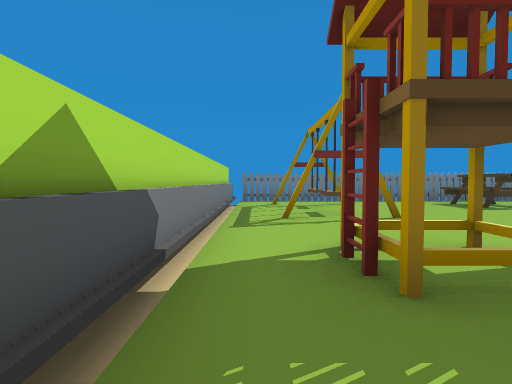
View 1 (above)

19 first-person views from a walk through a Unity game level. The camera is 1.2 m above the floor, tilts 2° down and sees 80° across. The floor is counted in squares, 2 m on a side. Each view is taken from the middle of a square. On the plan, view 1 faces up. The plan holds only what a view shows up to about 9 squares ahead; the rest is blank. The place goes on beyond the plan. The player is left out. Some animated figures are left out.

View 2
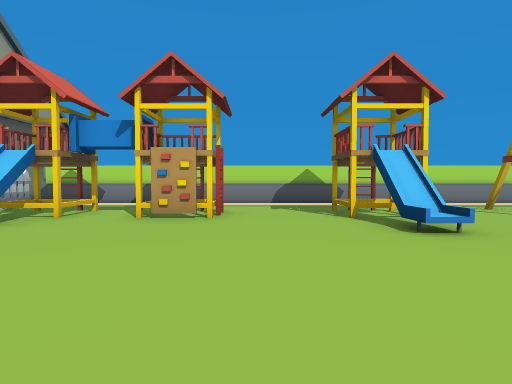

View 3
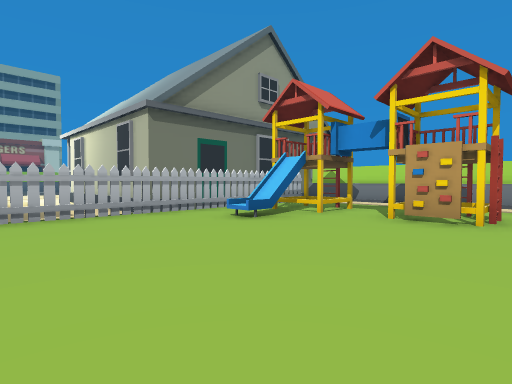

View 4
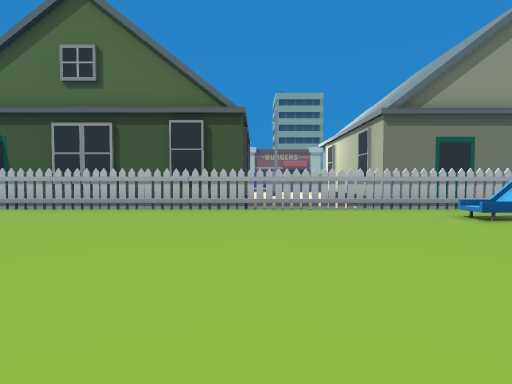

View 5
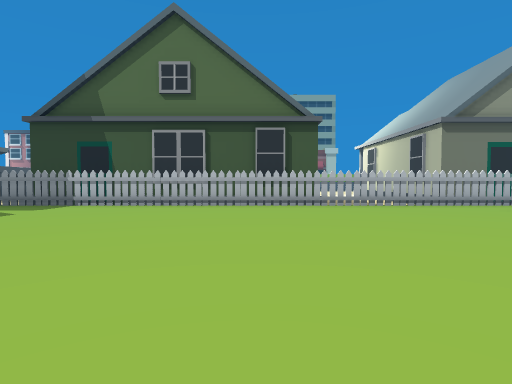

View 6
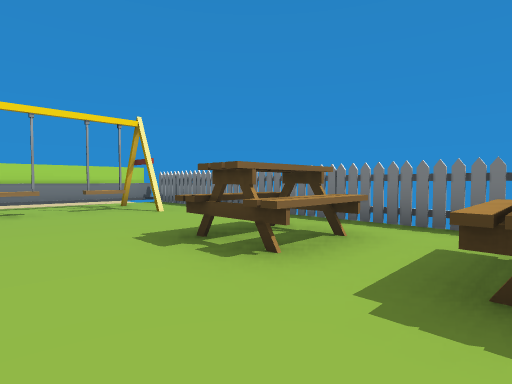

View 7
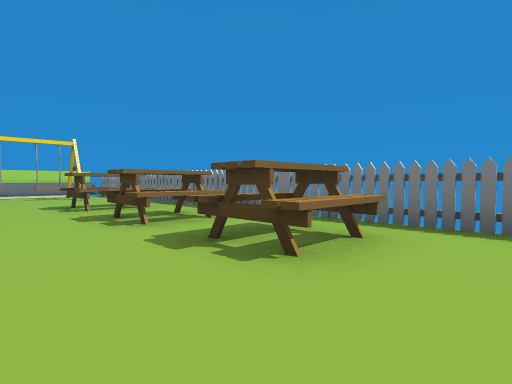

View 8
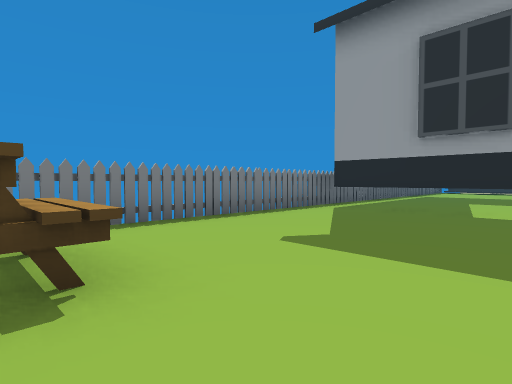

View 9
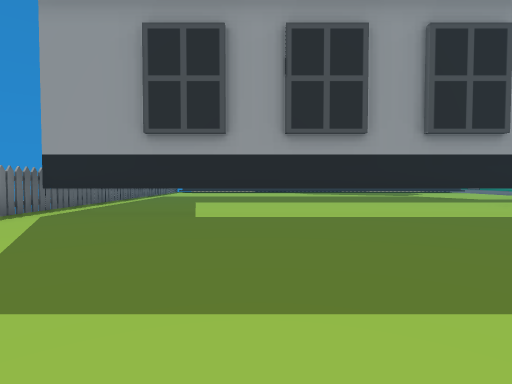

View 10
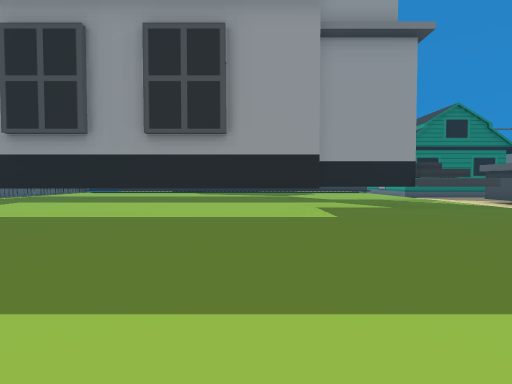

View 11
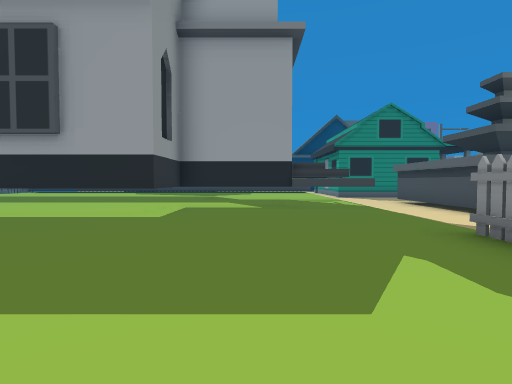

View 12
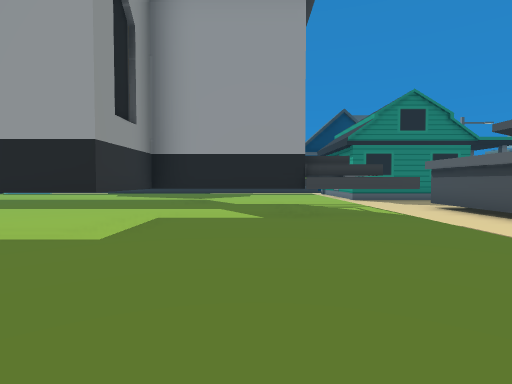

View 13
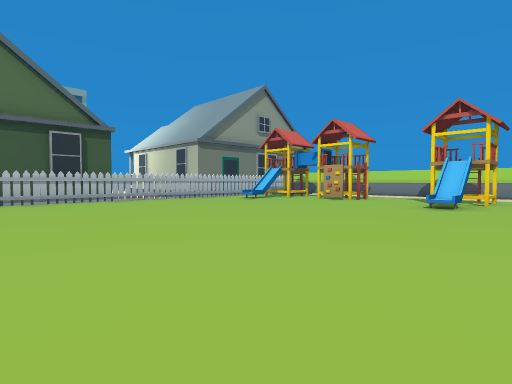

View 14
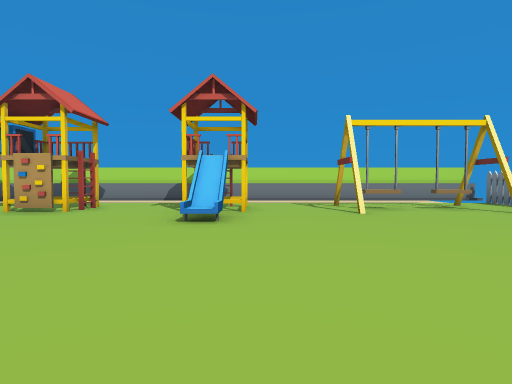

View 15
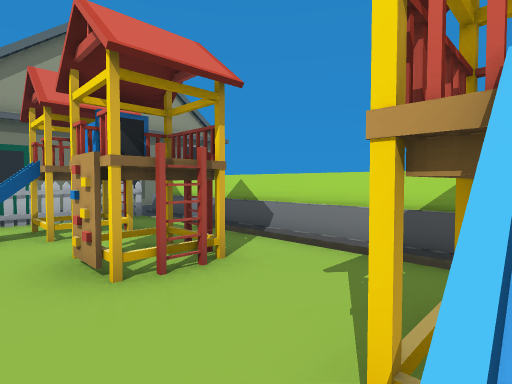

View 16
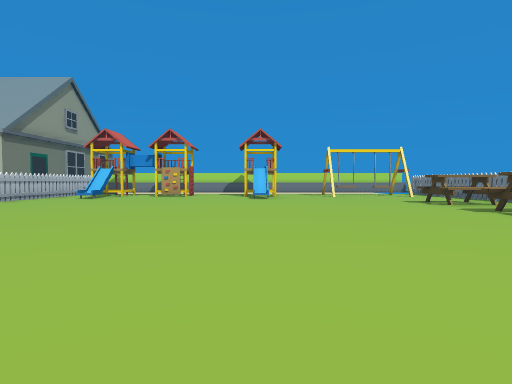

View 17
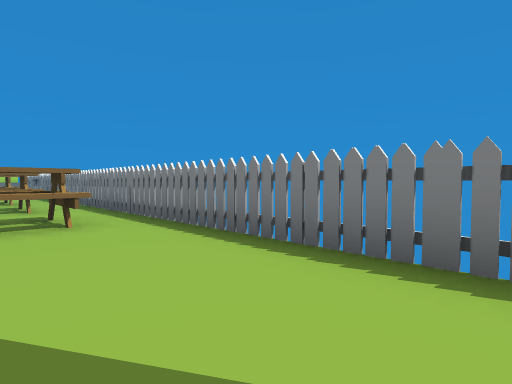

View 18
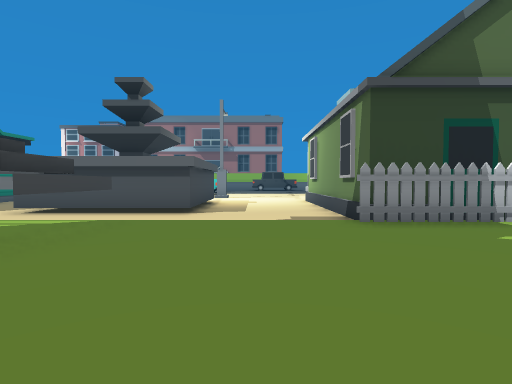

View 19
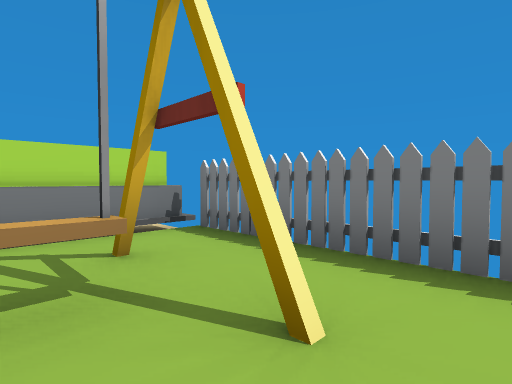

### Floor plan
Key: @ floor where view 1 was taken; # wall or solid block; . main floor; - floor 0.25 m lower than the main floor; / step, stairs or slope; O other object.
Columns run from 3 left of view 1 to 22 right of it. Each row starts with its distance up from view 1.
 10      ##  ###  ######
  9   #OOOOOOOOOOOOOOOOOOOOOO
  8   #.OO..OO.OO.O......#
  7 --#.O...OO.OO.O......#
  6 --#.O................#
  5   #.OO...............#
  4   #..................#
  3   #.##...............#
  2   #.##/..............#
  1   #..................#
  0   #@.................#
 -1   #.##...............###
 -2   #.##.................#
 -3   #.##.................#
 -4   #.##/................###
 -5   #.......OO.OOO..O....###
 -6    OOOOOOO  O###OOO-------
 -7  ##    #--        #-------
 -8        #--        #---OOOO
 -9        #          #---OOO
-10        #          #---OOO

Where each view was taken, in squares from view 1:
view 1: 0 up, 0 right, facing up
view 2: 0 up, 7 right, facing left
view 3: 0 up, 7 right, facing down-left
view 4: 1 up, 7 right, facing down
view 5: 2 up, 9 right, facing down
view 6: 5 up, 8 right, facing up-left
view 7: 5 up, 13 right, facing up-left
view 8: 5 up, 11 right, facing up-right
view 9: 5 up, 12 right, facing right
view 10: 0 up, 12 right, facing right
view 11: 3 down, 12 right, facing right
view 12: 3 down, 14 right, facing right
view 13: 4 up, 11 right, facing down-left
view 14: 3 up, 8 right, facing left
view 15: 2 up, 3 right, facing down-left
view 16: 2 up, 14 right, facing left
view 17: 7 up, 16 right, facing up-left
view 18: 1 down, 17 right, facing down
view 19: 7 up, 3 right, facing up-left
